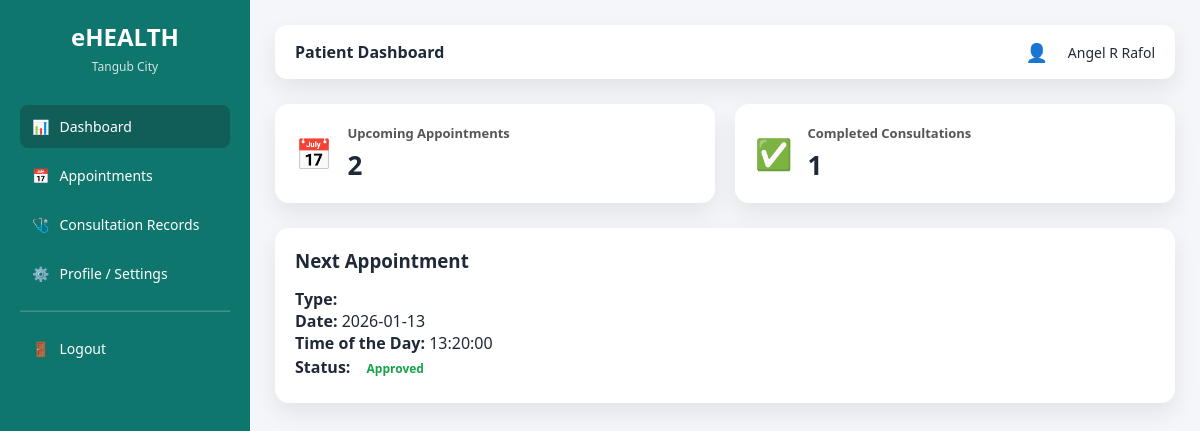
The app's page /patient/dashboard.php (signed in), older data.
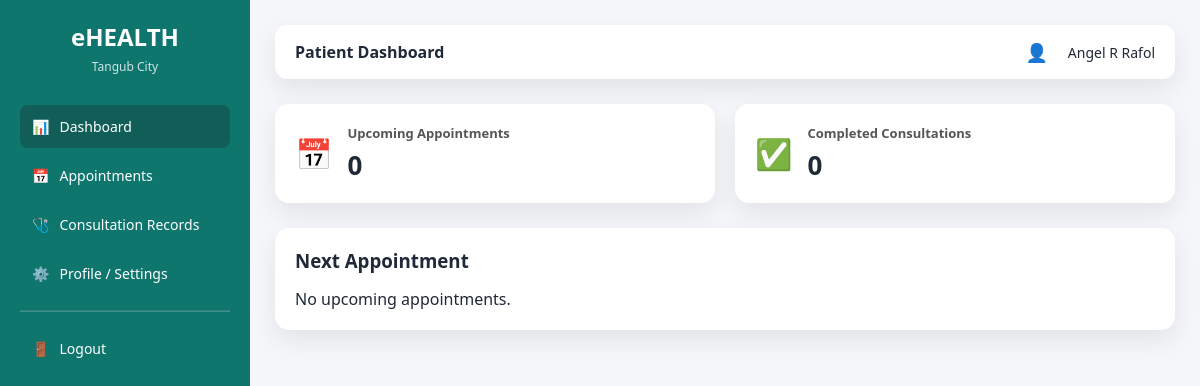
The same page, newer data.
### tables this page shows
CREATE TABLE `patients` (
  `patient_id` int(11) NOT NULL,
  `user_id` int(11) NOT NULL,
  `gender` enum('male','female') DEFAULT NULL,
  `address` text DEFAULT NULL,
  `contact_number` varchar(20) DEFAULT NULL,
  `is_pregnant` tinyint(1) DEFAULT 0,
  `birth_date` date DEFAULT NULL,
  `blood_type` varchar(5) DEFAULT NULL,
  `medical_history` text DEFAULT NULL,
  `height` varchar(20) DEFAULT NULL,
  `weight` varchar(20) DEFAULT NULL
);

CREATE TABLE `appointments` (
  `appointment_id` int(11) NOT NULL,
  `patient_id` int(11) NOT NULL,
  `doctor_id` int(11) NOT NULL,
  `appointment_date` date NOT NULL,
  `appointment_time` varchar(20) NOT NULL,
  `type` varchar(255) NOT NULL,
  `reason` text DEFAULT NULL,
  `qr_code` int(11) NOT NULL DEFAULT 100000,
  `status` enum('Pending','Approved','Completed','Check-in','Cancelled') DEFAULT 'Pending',
  `created_at` timestamp NOT NULL DEFAULT current_timestamp()
);

### patient/dashboard.php (the view, shortened to what this page needs)
<?php
require_once "../config/database.php";
$user_id = $_SESSION['user_id'];
$patient = mysqli_fetch_assoc(
    mysqli_query($conn, "SELECT patient_id FROM patients WHERE user_id = $user_id")
);
$patient_id = $patient['patient_id'];
$upcoming = mysqli_fetch_assoc(
    mysqli_query(
        $conn,
        "SELECT COUNT(*) total
         FROM appointments
         WHERE patient_id = $patient_id
         AND appointment_date >= CURDATE()
         AND status IN ('Approved', 'Check-in')"
    )
)['total'];
$completed = mysqli_fetch_assoc(
    mysqli_query(
        $conn,
        "SELECT COUNT(*) total
         FROM appointments
         WHERE patient_id = $patient_id
         AND status = 'Completed'"
    )
)['total'];
$next = mysqli_query(
    $conn,
    "SELECT appointment_date, appointment_time, type, status
     FROM appointments
     WHERE patient_id = $patient_id
       AND appointment_date >= CURDATE()
       AND status IN ('Approved', 'Check-in')
     LIMIT 1"
);
$nextAppointment = mysqli_fetch_assoc($next);
?>
<!DOCTYPE html>
<html>
<head>
    <link rel="stylesheet" href="../assets/css/ui.css">
</head>
<body>
<div class="layout">
    <?php require_once "../layouts/sidebar.php"; ?>
    <main class="main">
       <?php require_once "../layouts/topbar.php"; ?>
        <div class="dashboard-grid">
            <div class="card">
                <div class="card-icon">📅</div>
                <div>
                    <h4>Upcoming Appointments</h4>
                    <p><?= $upcoming ?></p>
                </div>
            </div>
            <div class="card">
                <div class="card-icon">✅</div>
                <div>
                    <h4>Completed Consultations</h4>
                    <p><?= $completed ?></p>
                </div>
            </div>
        </div>
        <div class="info-card">
            <h3>Next Appointment</h3>
            <?php if ($nextAppointment): ?>
                <p><strong>Type:</strong> <?= strtoupper($nextAppointment['type']) ?></p>
                <p><strong>Date:</strong> <?= $nextAppointment['appointment_date'] ?></p>
                <p><strong>Time of the Day:</strong> <?= strtoupper($nextAppointment['appointment_time']) ?></p>
                <p>
                    <strong>Status:</strong>
                    <span class="status <?= $nextAppointment['status'] ?>">
                        <?= $nextAppointment['status'] ?>
                    </span>
                </p>
            <?php else: ?>
                <p>No upcoming appointments.</p>
            <?php endif; ?>
        </div>
    </main>
</div>
</body>
</html>

Row changes from the older to the newer data that the page shows:
no longer on this page (row edited): patients: patient_id "1"
removed appointments: appointment_date "2026-01-13", appointment_time "13:20:00", status "Approved"
Text that changed along with them:
$upcoming: "2" → "0"
$completed: (not shown) → "0"
text no longer shown: "Type: Date: Time of the Day: Status:"
text now shown: "No upcoming appointments."
